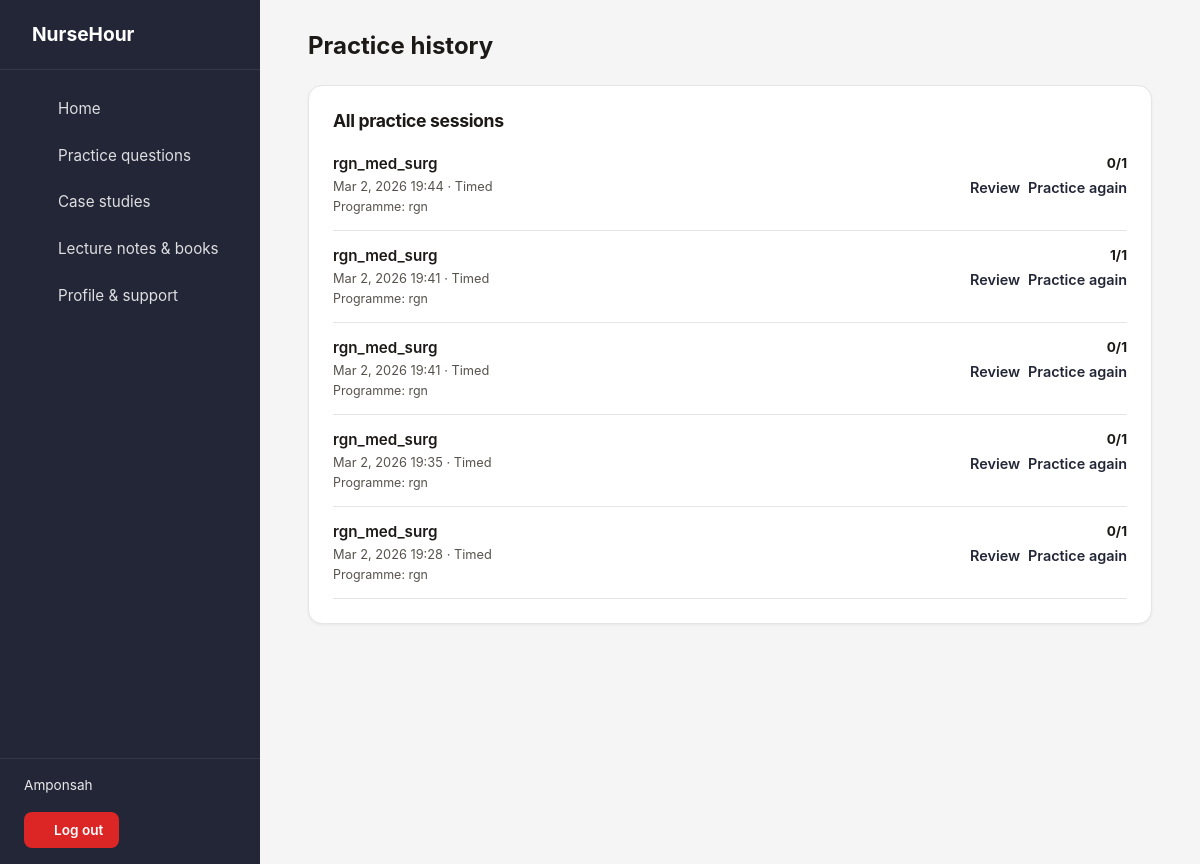
The app's page /dashboard/practice-history/ (signed in) with its own data.
### website/models.py (models this page shows)
class PracticeSession(models.Model):
    user = models.ForeignKey(settings.AUTH_USER_MODEL, on_delete=models.CASCADE, related_name='practice_sessions')
    program = models.CharField(max_length=10, blank=True, default='')
    paper = models.CharField(max_length=40, blank=True, default='')
    timed = models.BooleanField(default=False, help_text='If true, student practiced under timed conditions (50s per question).')
    total_questions = models.PositiveIntegerField()
    correct_count = models.PositiveIntegerField(default=0)
    questions = models.JSONField(default=list, help_text='List of MCQQuestion IDs for this session in order.')
    started_at = models.DateTimeField(default=timezone.now)
    finished_at = models.DateTimeField(null=True, blank=True)
    created_at = models.DateTimeField(auto_now_add=True)
    class Meta:
        ordering = ['-started_at']

### website/views.py (the view)
# urls.py: path('dashboard/practice-history/', views.practice_history, name='practice_history'),
@login_required
def practice_history(request):
    if _is_admin_user(request.user):
        return redirect('website:admin_dashboard')
    sessions = PracticeSession.objects.filter(user=request.user).order_by('-started_at')
    context = {'sessions': sessions}
    return render(request, 'website/practice_history.html', context)

### website/views.py (called while the page is built)
def _is_admin_user(user):
    return user and user.is_authenticated and getattr(settings, 'ADMIN_EMAIL', None) and user.email == settings.ADMIN_EMAIL

### templates/website/practice_history.html (shortened to what this page needs)
{% extends 'dashboard_base.html' %}
{% load static %}
{% block page_title %}Practice history{% endblock %}
{% block sidebar_nav %}
    <a href="{% url 'website:dashboard' %}"><i class="fa fa-home"></i> Home</a>
    <a href="{% url 'website:practice' %}"><i class="fa fa-list-alt"></i> Practice questions</a>
    <a href="{% url 'website:case_studies' %}"><i class="fa fa-folder-open"></i> Case studies</a>
    <a href="{% url 'website:resources' %}"><i class="fa fa-book"></i> Lecture notes &amp; books</a>
    <a href="{% url 'website:profile_support' %}"><i class="fa fa-user"></i> Profile &amp; support</a>
{% endblock %}
{% block content %}
    <div class="db-card">
        <h2 class="db-card__title">All practice sessions</h2>
        {% if sessions %}
            <ul style="list-style:none;margin:0;padding:0;">
                {% for s in sessions %}
                <li style="padding:0.85rem 0;border-bottom:1px solid var(--db-border);">
                    <div style="display:flex;justify-content:space-between;align-items:flex-start;gap:1rem;flex-wrap:wrap;">
                        <div>
                            <div style="font-size:0.95rem;font-weight:600;margin-bottom:0.1rem;">
                                {{ s.paper|default:"Practice session" }}
                            </div>
                            <div style="font-size:0.8rem;color:var(--db-muted);">
                                {{ s.started_at|date:"M j, Y H:i" }} · {{ s.timed|yesno:"Timed,Untimed" }}
                            </div>
                            {% if s.program %}
                                <div style="font-size:0.78rem;color:var(--db-muted);margin-top:0.1rem;">
                                    Programme: {{ s.program }}
                                </div>
                            {% endif %}
                        </div>
                        <div style="text-align:right;">
                            <div style="font-size:0.85rem;margin-bottom:0.25rem;">
                                {% if s.total_questions %}
                                    <strong>{{ s.correct_count }}/{{ s.total_questions }}</strong>
                                {% else %}
                                    —
                                {% endif %}
                            </div>
                            <div style="display:flex;gap:0.5rem;justify-content:flex-end;flex-wrap:wrap;font-size:0.8rem;">
                                <a href="{% url 'website:practice_review' s.id %}">Review</a>
                                <a href="{% url 'website:practice_repeat' s.id %}">Practice again</a>
                            </div>
                        </div>
                    </div>
                </li>
                {% endfor %}
            </ul>
        {% else %}
            <p class="db-card__text">You haven’t completed any practice sessions yet.</p>
        {% endif %}
    </div>
{% endblock %}

### templates/dashboard_base.html (shortened to what this page needs)
{% load static %}
<!DOCTYPE html>
<html lang="en">
<head>
    <link rel="stylesheet" href="{% static 'css/bootstrap.min.css' %}">
    <link rel="stylesheet" href="{% static 'css/font-awesome.min.css' %}">
</head>
<body class="db-body">
    <div class="db-root">
        <aside class="db-sidebar">
            <div class="db-sidebar__logo">
                <a href="{% url 'website:home' %}">
                    NurseHour
                </a>
            </div>
            <nav class="db-sidebar__nav">
                {% block sidebar_nav %}{% endblock %}
            </nav>
            <div class="db-sidebar__user">
                <div class="db-sidebar__user-name">{{ user.get_short_name|default:user.email }}</div>
                <a href="{% url 'website:logout' %}" class="db-sidebar__logout"><i class="fa fa-sign-out"></i> Log out</a>
            </div>
        </aside>
        <main class="db-main">
            <div class="db-main__inner">
                <h1 class="db-main__title">{% block page_title %}Dashboard{% endblock %}</h1>
                {% block content %}{% endblock %}
            </div>
        </main>
    </div>
</body>
</html>

### templates/dashboard_base.html (style rules this page uses)
:root { --db-dark: #232637; --db-dark-hover: #1a1c28; --db-bg: #f5f5f5; --db-card: #ffffff; --db-border: #e5e5e5; --db-text: #1c1917; --db-muted: #57534e; --db-sidebar-w: 260px; --db-bottom-h: 64px; }
* { box-sizing: border-box; }
.db-body { margin: 0; font-family: -apple-system, BlinkMacSystemFont, 'Segoe UI', Roboto, Oxygen, Ubuntu, sans-serif; background: var(--db-bg); color: var(--db-text); min-height: 100vh; padding-bottom: var(--db-bottom-h); }
.db-root { display: flex; min-height: 100vh; }
.db-sidebar { width: var(--db-sidebar-w); background: var(--db-dark); color: #fff; flex-shrink: 0; display: flex; flex-direction: column; position: fixed; top: 0; left: 0; bottom: 0; z-index: 100; }
.db-sidebar__logo { padding: 1.25rem 1.5rem; border-bottom: 1px solid rgba(255,255,255,0.08); }
.db-sidebar__logo a { color: #fff; text-decoration: none; font-weight: 700; font-size: 1.2rem; display: flex; align-items: center; }
.db-sidebar__nav { flex: 1; padding: 1rem 0; overflow-y: auto; }
.db-sidebar__nav a { display: flex; align-items: center; padding: 0.75rem 1.5rem; color: rgba(255,255,255,0.85); text-decoration: none; font-size: 0.95rem; transition: background 0.15s, color 0.15s; }
.db-sidebar__nav .fa { width: 22px; margin-right: 0.75rem; text-align: center; opacity: 0.9; }
.db-sidebar__user { padding: 1rem 1.5rem; border-top: 1px solid rgba(255,255,255,0.08); }
.db-sidebar__user-name { font-size: 0.85rem; color: rgba(255,255,255,0.9); margin-bottom: 0.5rem; }
.db-sidebar__user a { color: rgba(255,255,255,0.7); font-size: 0.85rem; text-decoration: none; }
.db-sidebar__logout { display: inline-block; margin-top: 0.5rem; padding: 0.5rem 1rem; font-size: 0.85rem; font-weight: 600; color: #fff !important; background: #dc2626; border-radius: 8px; border: none; text-decoration: none !important; transition: background 0.2s, transform 0.1s; }
.db-main { flex: 1; margin-left: var(--db-sidebar-w); padding: 1.5rem; min-height: 100vh; display: flex; flex-direction: column; align-items: stretch; }
.db-main__title { font-size: 1.5rem; font-weight: 700; margin: 0 0 1.5rem; color: var(--db-text); }
.db-main__inner { width: 100%; max-width: 100%; }
@media (min-width: 992px) { .db-main { padding: 2rem 2.5rem; align-items: center; } }
@media (min-width: 992px) { .db-main__inner { max-width: 860px; margin: 0 auto; } }
@media (min-width: 1200px) { .db-main { padding: 2rem 3rem; } }
@media (min-width: 1200px) { .db-main__inner { max-width: 900px; } }
.db-card { background: var(--db-card); border: 1px solid var(--db-border); border-radius: 14px; padding: 1.5rem; margin-bottom: 1.5rem; box-shadow: 0 1px 3px rgba(0,0,0,0.06); transition: box-shadow 0.2s ease; }
.db-card__title { font-size: 1.1rem; font-weight: 700; margin: 0 0 0.5rem; color: var(--db-text); letter-spacing: -0.02em; }
.db-card a:not(.btn-save):not(.db-sidebar__logout) { color: var(--db-dark); font-weight: 600; font-size: 0.9rem; text-decoration: none; }

### records on screen
PracticeSession: paper "rgn_med_surg", started_at "Mar 2, 2026 19:44", timed "Timed", program "rgn", correct_count "0", total_questions "1"
PracticeSession: paper "rgn_med_surg", started_at "Mar 2, 2026 19:41", timed "Timed", program "rgn", correct_count "1", total_questions "1"
PracticeSession: paper "rgn_med_surg", started_at "Mar 2, 2026 19:41", timed "Timed", program "rgn", correct_count "0", total_questions "1"
PracticeSession: paper "rgn_med_surg", started_at "Mar 2, 2026 19:35", timed "Timed", program "rgn", correct_count "0", total_questions "1"
PracticeSession: paper "rgn_med_surg", started_at "Mar 2, 2026 19:28", timed "Timed", program "rgn", correct_count "0", total_questions "1"

### other values on screen
{{ user.get_short_name|default:user.email }} "Amponsah"
